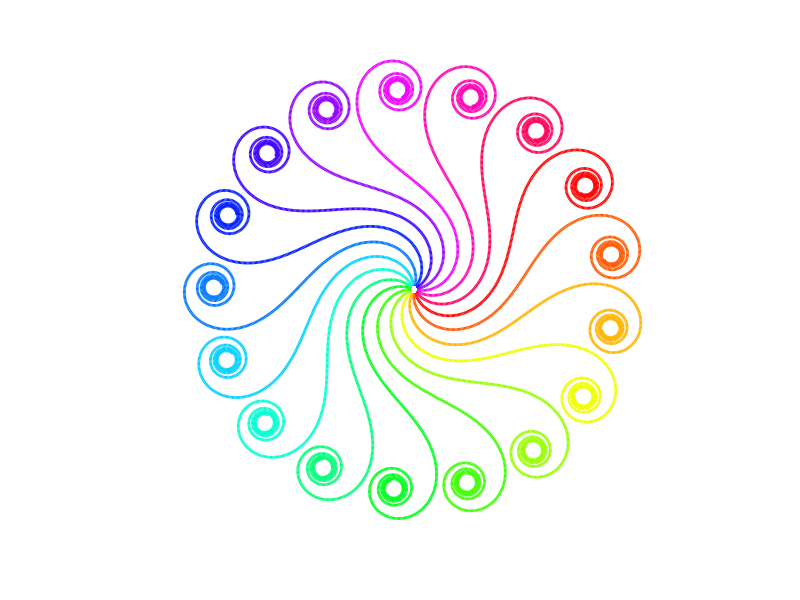

Reproduce this figure in MATLAB.
%newspiral

t  = -1:0.01:1.5*pi;
len= length(t);
x = zeros(1,len);
y = zeros(1,len);
s1 = inline(['sin(0.5*pi*t.^2-t)']);
s2 = inline(['cos(0.5*pi*t.^2-t)']);
for n = 2:len
    x(n) = x(n-1)+quad(s1,t(n-1),t(n));   %evaluation of fresnel integral
    y(n) = y(n-1)+quad(s2,t(n-1),t(n));   %evaluation of fresnel integral
    
end

%x=r.*cos(t);
%y=r.*sin(t);
%plot(x,y),hold on
[theta,r]=cart2pol(x,y);
cont=17;
colmap=hsv(cont);
for k=1:cont
    [x,y]=pol2cart(theta-2*pi*k/cont,r);
    %y=pol2cart(r,theta-0.25*k*pi)
    plot(x,y,'linewidth',2,'color',colmap(k,:)),hold on
end
plot(0,0,'.','markersize',15,'color',[1 1 1]),hold off

%axis([min(x)-10 max(x)+10 min(y)-10 max(y)+10])
%axis([min(x)-1 max(x)+1 min(y)-1 max(y)+1])
axis off square
